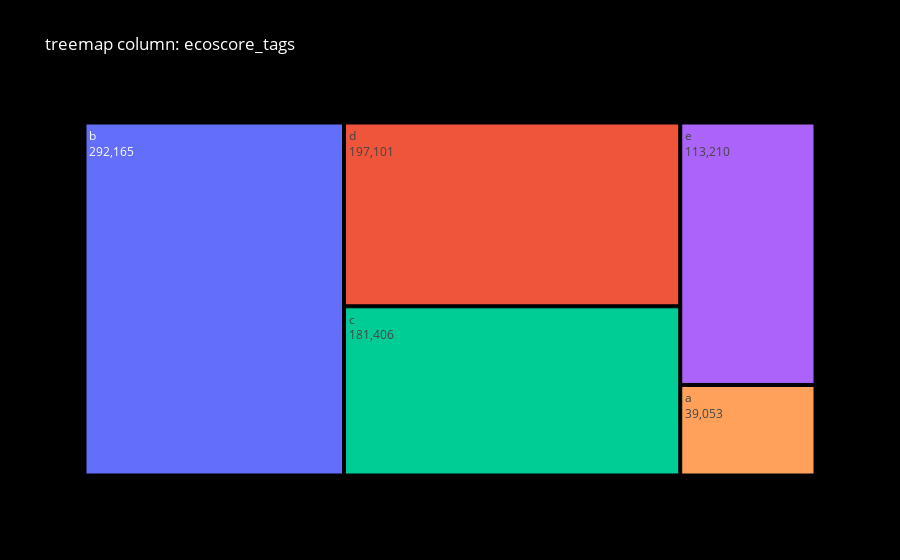
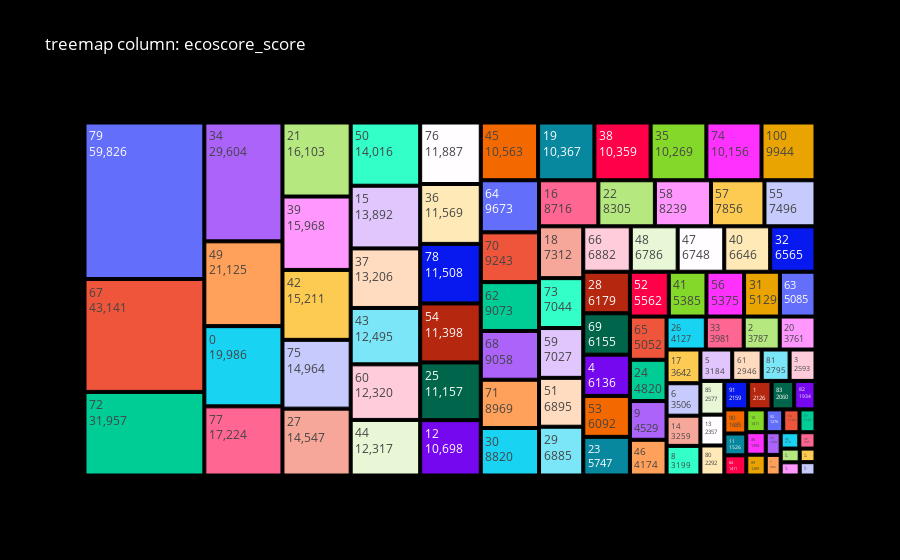
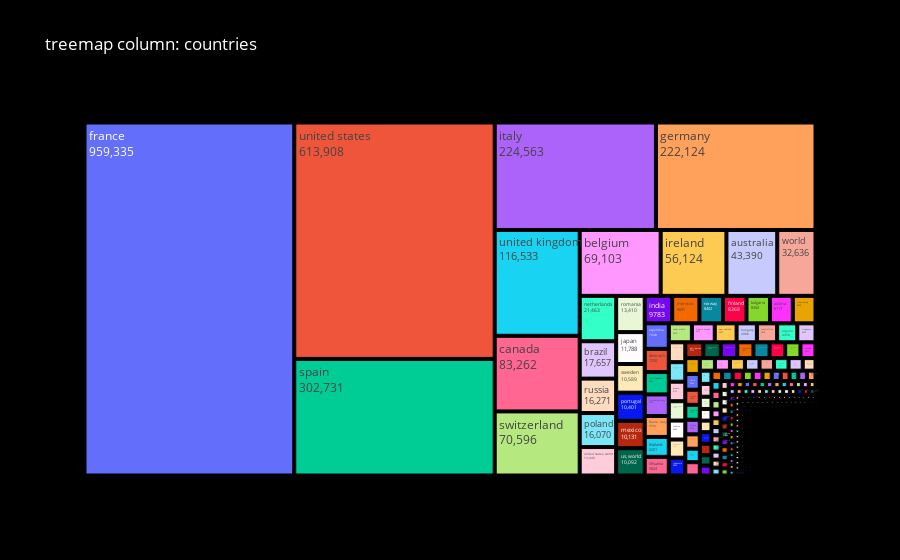
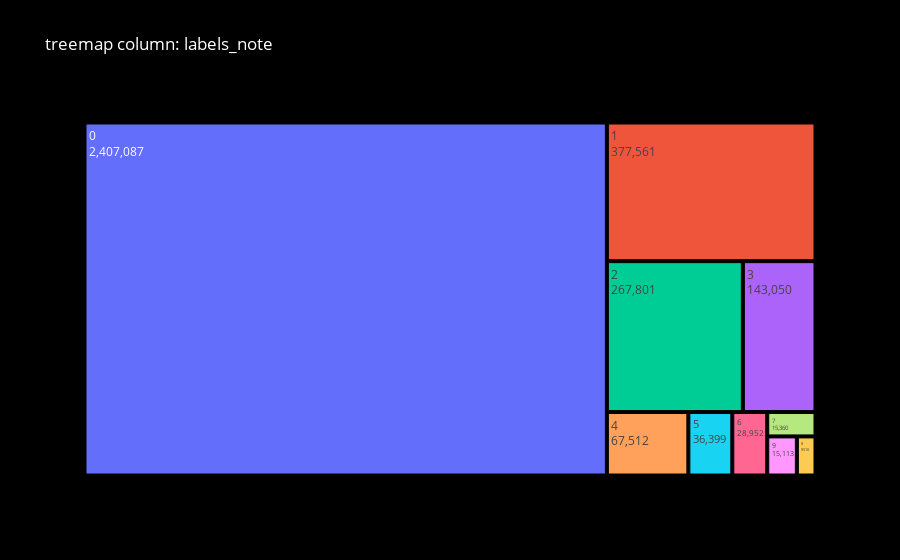

These figures' notebook cell, in order:
### Code cell
colonnes_a_travailler = ['ecoscore_tags', 'ecoscore_score', 'countries', 'labels_note']  
df = load_jsonl_to_dataframe(file_path)
for column in colonnes_a_travailler:
    create_treemap_for_column(df, column)

### Figure 1 — Plotly figure (JSON) as saved in the notebook; plotly's stock layout.template omitted (floating-point values rounded to 4 significant figures)
{"data": [{"labels": ["b", "d", "c", "e", "a"], "parents": ["", "", "", "", ""], "textinfo": "label+value", "type": "treemap", "values": [292165, 197101, 181406, 113210, 39053]}], "layout": {"font": {"color": "white"}, "paper_bgcolor": "black", "plot_bgcolor": "grey", "title": {"text": "treemap column: ecoscore_tags"}}}

### Figure 2 — Plotly figure (JSON) as saved in the notebook; plotly's stock layout.template omitted (floating-point values rounded to 4 significant figures)
{"data": [{"labels": [79, 67, 72, 34, 49, 0, 77, 21, 39, 42, 75, 27, 50, 15, 37, 43, 60, 44, 76, 36, 78, 54, 25, 12, 45, 19, 38, 35, 74, 100, 64, 70, 62, 68, 71, 30, 16, 22, 58, 57, 55, 18, 73, 59, 51, 29, 66, 48, 47, 40, 32, 28, 69, 4, 53, 23, 52, 41, 56, 31, 63, 65, 24, 9, 46, 26, 33, 2, 20, 17, 6, 14, 8, 5, 61, 81, 3, 85, 13, 80, 91, 1, 83, 82, 90, 11, 84, 10, 88, 89, 92, 94, 87, 93, 7, 86, 96, 95, 99, 97, 98, 78.42], "parents": ["", "", "", "", "", "", "", "", "", "", "", "", "", "", "", "", "", "", "", "", "", "", "", "", "", "", "", "", "", "", "", "", "", "", "", "", "", "", "", "", "", "", "", "", "", "", "", "", "", "", "", "", "", "", "", "", "", "", "", "", "", "", "", "", "", "", "", "", "", "", "", "", "", "", "", "", "", "", "", "", "", "", "", "", "", "", "", "", "", "", "", "", "", "", "", "", "", "", "", "", "", ""], "textinfo": "label+value", "type": "treemap", "values": [59826, 43141, 31957, 29604, 21125, 19986, 17224, 16103, 15968, 15211, 14964, 14547, 14016, 13892, 13206, 12495, 12320, 12317, 11887, 11569, 11508, 11398, 11157, 10698, 10563, 10367, 10359, 10269, 10156, 9944, 9673, 9243, 9073, 9058, 8969, 8820, 8716, 8305, 8239, 7856, 7496, 7312, 7044, 7027, 6895, 6885, 6882, 6786, 6748, 6646, 6565, 6179, 6155, 6136, 6092, 5747, 5562, 5385, 5375, 5129, 5085, 5052, 4820, 4529, 4174, 4127, 3981, 3787, 3761, 3642, 3506, 3259, 3199, 3184, 2946, 2795, 2593, 2577, 2357, 2292, 2159, 2126, 2060, 1934, 1685, 1526, 1411, 1411, 1398, 1289, 1276, 1184, 1165, 1082, 984, 970, 845, 834, 799, 684, 671, 1]}], "layout": {"font": {"color": "white"}, "paper_bgcolor": "black", "plot_bgcolor": "grey", "title": {"text": "treemap column: ecoscore_score"}}}

### Figure 3 — Plotly figure (JSON) as saved in the notebook; plotly's stock layout.template omitted (floating-point values rounded to 4 significant figures; data arrays with more than 128 entries replaced by an {"elided": "..."} marker saying what was removed)
{"data": [{"labels": {"elided": "13521 str values"}, "parents": {"elided": "13521 str values"}, "textinfo": "label+value", "type": "treemap", "values": {"elided": "13521 int values"}}], "layout": {"font": {"color": "white"}, "paper_bgcolor": "black", "plot_bgcolor": "grey", "title": {"text": "treemap column: countries"}}}

### Figure 4 — Plotly figure (JSON) as saved in the notebook; plotly's stock layout.template omitted (floating-point values rounded to 4 significant figures)
{"data": [{"labels": [0, 1, 2, 3, 4, 5, 6, 7, 9, 8], "parents": ["", "", "", "", "", "", "", "", "", ""], "textinfo": "label+value", "type": "treemap", "values": [2407087, 377561, 267801, 143050, 67512, 36399, 28952, 15360, 15113, 9510]}], "layout": {"font": {"color": "white"}, "paper_bgcolor": "black", "plot_bgcolor": "grey", "title": {"text": "treemap column: labels_note"}}}
